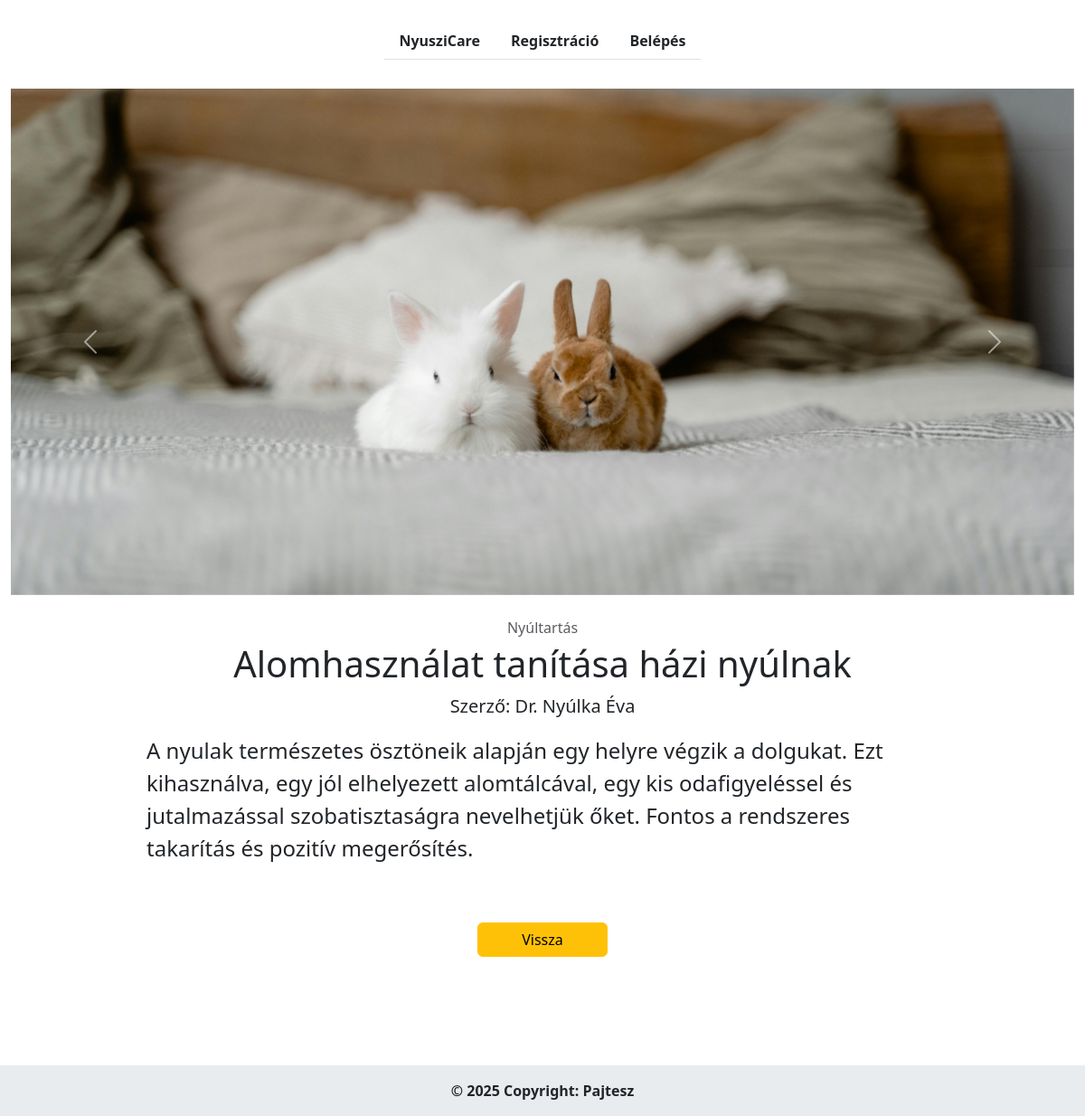
/cikk.php?id=3, run on the app's committed database.
### tables this page shows
CREATE TABLE `cikkek` (
  `id` int(11) NOT NULL AUTO_INCREMENT,
  `cim` varchar(255) NOT NULL,
  `szerzo` varchar(40) NOT NULL,
  `bevezeto` varchar(400) NOT NULL,
  `tartalom` text NOT NULL,
  `kategoria` enum('Nyultartas','Betegsegek','Etetes') NOT NULL,
  PRIMARY KEY (`id`),
  KEY `cikkek_kategoria_index` (`kategoria`)
);

### includes/functions.php (called while the page is built, shortened)
<?php
function url(string $path = ''): string
{
    return BASE_URL . '/' . ltrim($path, '/');
}
function e($value): string
{
    return htmlspecialchars((string)$value, ENT_QUOTES, 'UTF-8');
}
function dbExecute(mysqli $db, string $sql, array $params = []): mysqli_stmt
{
    $stmt = mysqli_prepare($db, $sql);
    if ($params) {
        $types = '';
        foreach ($params as $param) {
            $types .= is_int($param) ? 'i' : 's';
        }
        mysqli_stmt_bind_param($stmt, $types, ...$params);
    }
    mysqli_stmt_execute($stmt);
    return $stmt;
}
function dbFetchOne(mysqli $db, string $sql, array $params = []): ?array
{
    $result = mysqli_stmt_get_result(dbExecute($db, $sql, $params));
    return mysqli_fetch_assoc($result) ?: null;
}

### cikk.php (the view, shortened to what this page needs)
<?php
require __DIR__ . '/includes/init.php';
$cikkId = filter_var($_GET['id'] ?? null, FILTER_VALIDATE_INT, ['options' => ['min_range' => 1]]);
$cikk = $cikkId
    ? dbFetchOne($connection, 'SELECT cim, szerzo, tartalom, kategoria FROM cikkek WHERE id = ?', [$cikkId])
    : null;
include __DIR__ . '/includes/header.php';
include __DIR__ . '/includes/carousel.php';
?>
<article class="container my-4" style="max-width: 900px;">
  <p class="text-center text-muted mb-1"><?php print e(KATEGORIAK[$cikk['kategoria']]) ?></p>
  <h1 class="text-center"><?php print e($cikk['cim']) ?></h1>
  <p class="fs-5 text-center">Szerző: <?php print e($cikk['szerzo']) ?></p>
  <p class="fs-4"><?php print nl2br(e($cikk['tartalom'])) ?></p>
  <div class="text-center">
    <a class="btn btn-warning my-5 px-5" href="<?php print url('index.php?kategoria=' . urlencode($cikk['kategoria'])) ?>">Vissza</a>
  </div>
</article>
<?php include __DIR__ . '/includes/footer.php'; ?>

### data on the page
cikkek: kategoria "Nyúltartás", cim "Alomhasználat tanítása házi nyúlnak", szerzo "Dr. Nyúlka Éva", tartalom "A nyulak természetes ösztöneik alapján egy helyre végzik a dolgukat. Ezt kihasználva, egy jól elhelyezett alomtálcával, egy kis odafigyeléssel és jutalmazással szobatisztaságra nevelhetjük őket. Fontos a rendszeres takarítás és pozitív megerősítés."
